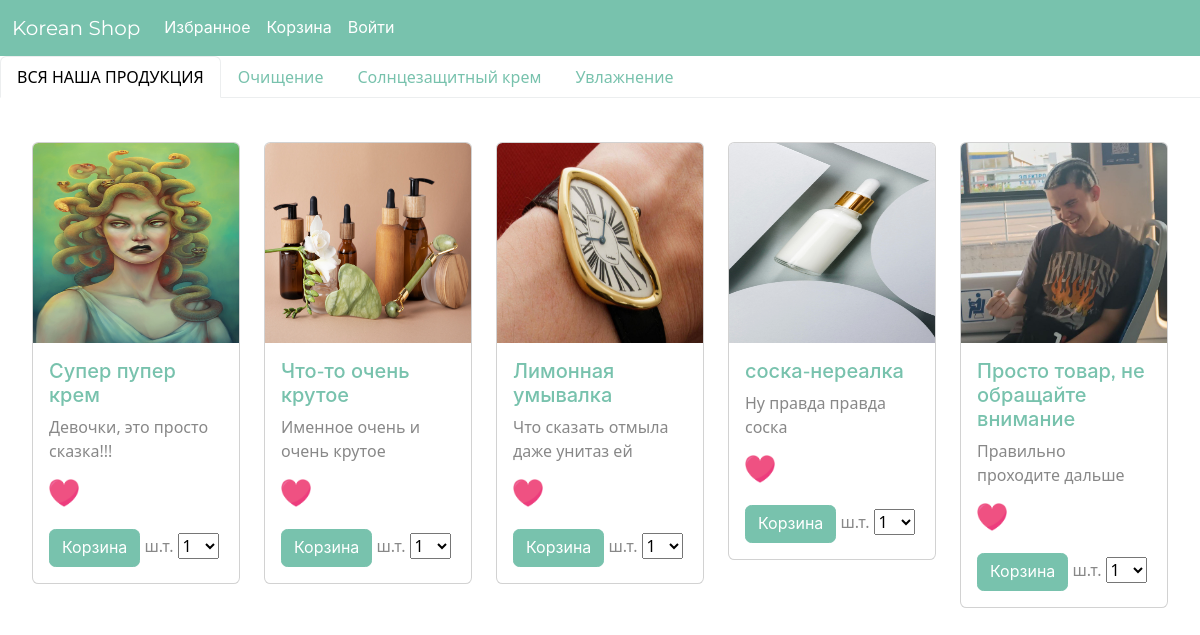
The page / on the database its author committed.
### goods/models.py (models this page shows, shortened)
class Category(models.Model):
    name = models.CharField(max_length=255, null=True, verbose_name='Название категории')
    slug = models.SlugField(max_length=255, unique=True, db_index=True, verbose_name='Слаг')
    def get_absolute_url(self):
        return reverse('category', kwargs={'cat_slug': self.slug})
    class Meta:
        verbose_name = 'Категория'
        verbose_name_plural = "Категории"
        ordering = ['name']

class Goods(models.Model):
    name = models.CharField(max_length=255, verbose_name='Наименование товара')
    slug = models.SlugField(max_length=255, unique=True, db_index=True, verbose_name='URL')
    content = models.TextField(blank=True, verbose_name='Описание товара')
    cost = models.DecimalField(max_digits=5, decimal_places=2, verbose_name='Цена')
    photo = models.ImageField(upload_to='photos/%Y/%m/%d/', verbose_name='Фото')
    time_create = models.DateTimeField(auto_now_add=True, verbose_name='Время создания')
    time_update = models.DateTimeField(auto_now=True, verbose_name='Последнее обновление')
    is_published = models.BooleanField(default=True, verbose_name='Опубликовано')
    cat = models.ForeignKey('Category', on_delete=models.CASCADE, verbose_name='Категория' )
    def get_absolute_url(self):
        return reverse('good', kwargs={'good_slug': self.slug})
    class Meta:
        verbose_name = 'Товар'
        verbose_name_plural = "Товары"
        ordering = ['cost']

### goods/views.py (the view)
# urls.py: path("", MainPage.as_view(), name='home'),
class MainPage(DataMixin, ListView):
    model = Goods
    template_name = 'goods/index.html'
    context_object_name = 'goods'
    def get_context_data(self, **kwargs):
        context = super().get_context_data(**kwargs)
        exctra_con = self.get_user_context(title='Главная страница', cat_selected = 0)
        return dict(list(context.items()) + list(exctra_con.items()))
    def get_queryset(self):
        return Goods.objects.filter(is_published=True)

### basket/forms.py
class AddToBasketForm(forms.Form):
    quantity = forms.TypedChoiceField(choices=QUANTITY_CHOICES, coerce=int, label='ш.т.')
    update = forms.BooleanField(required=False, initial=False, widget=forms.HiddenInput)

### basket/context_processors.py (called while the page is built)
def basket(request):
    return {'basket': Basket(request)}

### goods/utils.py (called while the page is built)
    def get_user_context(self, **kwargs):
        context = kwargs
        basket = AddToBasketForm() # вопросики к этому всему
        cats = Category.objects.annotate(total = Count('goods')).filter(total__gt=0)
        context['cats'] = cats
        context['menu'] = menu
        context['basket'] = basket
        return context

### goods/templates/goods/index.html (shortened to what this page needs)
{% extends 'goods/base.html' %}
{% load static%}
{% block content %}
<div id="main_screen" class="row row-cols-1 row-cols-md-5 g-4">
  {% for g in goods %}
  <div class="col">
    <div class="card">
      <img src="{{ g.photo.url }}" class="card-img-top" alt="{{ g.name }}" width="300" height="200" >
      <div class="card-body">
        <h5 class="card-title"><a href="{{ g.get_absolute_url }}">{{ g.name }}</a></h5>
        <p class="card-text">{{ g.content }}</p>
        <form action='{% url "add" id=g.id %}' method="POST">
          <p><input type="image" src="{% static 'goods/images/heart.png' %}" alt="ОК" width="30px"></p>
        </form>
        <div class="btn-toolbar" role="toolbar" aria-label="Toolbar with button groups">
          <form action='{% url "add_basket" good_id=g.id %}' method="POST">
            <button id="form" type="submit" class="btn btn-primary">Корзина</button>
            <p style="display: inline;">{{ basket }}</p>
          </form>
       </div>
      </div>
    </div>
  </div>
  {% endfor %}
</div>
{% endblock %}

### goods/templates/goods/base.html (shortened to what this page needs)
{% load static %}
<!doctype html>
<html lang="en">
  <head>
    <link type="text/css" href="{% static 'goods/css/bootstrap.min.css' %}" rel="stylesheet" />
    <link type="text/css" href="{% static 'goods/css/style.css' %}" rel="stylesheet" />
  </head>
  <body>
      <nav class="navbar navbar-expand-lg bg-primary" data-bs-theme="dark">
        <div class="container-fluid">
          <a class="navbar-brand" href="{% url 'home' %}">Korean Shop</a>
          <div class="collapse navbar-collapse" id="navbarColor01">
            <ul class="navbar-nav me-auto">
              {% for m in menu %}
              <li class="nav-item">
                <a class="nav-link active" href="{% url m.url_name %}">{{m.title}}</a>
              </li>
              {% endfor %}
              {% if request.user.is_authenticated %}
              <li class="nav-item">
                <a class="nav-link active" aria-current="page" href="{{ user.profile.get_absolute_url }}">Профиль</a>
              </li>
              {% else %}
              <li class="nav-item">
                <a class="nav-link active" aria-current="page" href="{% url 'login' %}">Войти</a>
              </li>
              {% endif %}
            </ul>
          </div>
        </div>
      </nav>
 <ul class="nav nav-tabs" role="tablist">
  <li class="nav-item" role="presentation">
  {% if cat_selected == 0  %}
  <a class="nav-link active" data-bs-toggle="tab" href="{% url 'home' %}" aria-selected="true" role="tab">ВСЯ НАША ПРОДУКЦИЯ</a>
  {% else %}
  <a class="nav-link" data-bs-toggle="tab" href="{% url 'home' %}" aria-selected="true" role="tab">ВСЯ НАША ПРОДУКЦИЯ</a>
  {% endif %}
  </li>
  {% for c in cats %}
  {% if c.pk == cat_selected %}
    <a class="nav-link active" data-bs-toggle="tab" href="{{c.get_absolute_url}}" aria-selected="true" role="tab">{{c.name}}</a>
  {% else %}
    <a class="nav-link" data-bs-toggle="tab" href="{{c.get_absolute_url}}" aria-selected="true" role="tab">{{c.name}}</a>
  {% endif %}
  {% endfor %}
</ul>
    {% block content %}
    {% endblock %}
</body>
</html>

### goods/static/goods/css/style.css (style rules this page uses)
a { text-decoration:none; }
#main_screen { margin: 20px; width: 650ps; }

### rows shown on the page
Category: name "Очищение"
Category: name "Солнцезащитный крем"
Category: name "Увлажнение"
Goods: photo (picture), name "Супер пупер крем", content "Девочки, это просто сказка!!!"
Goods: photo (picture), name "Что-то очень крутое", content "Именное очень и очень крутое"
Goods: photo (picture), name "Лимонная умывалка", content "Что сказать отмыла даже унитаз ей"
Goods: photo (picture), name "соска-нереалка", content "Ну правда правда соска"
Goods: photo (picture), name "Просто товар, не обращайте внимание", content "Правильно проходите дальше"

### other values the page prints
{{ m.title }} "Избранное" "Корзина"
